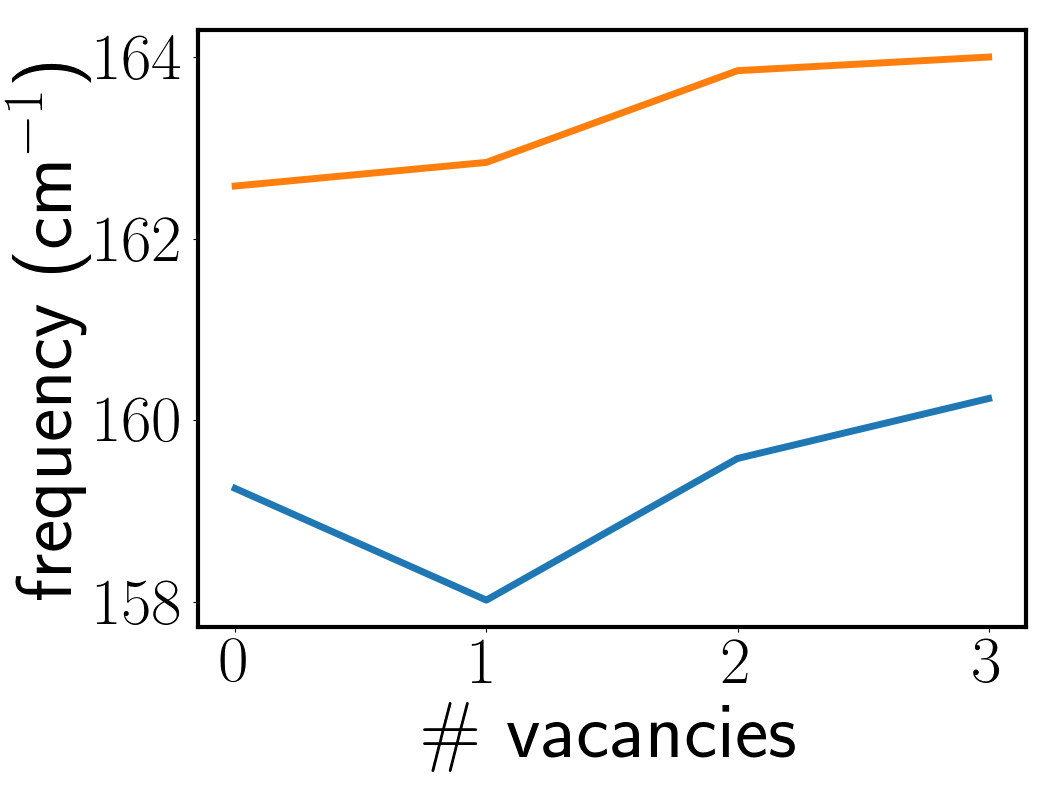

Python code for this plot:
from pylab import *
rcParams.update({'font.size': 48, 'text.usetex': True})

lowmode  = array([159.25, 158.02, 159.58,160.24])
highmode = array([162.58, 162.84,163.85, 164.00])


figure()
plot(lowmode)
plot(highmode)
xlabel('\# vacancies')
ylabel('frequency (cm$^{-1}$)')
tight_layout()
show()
